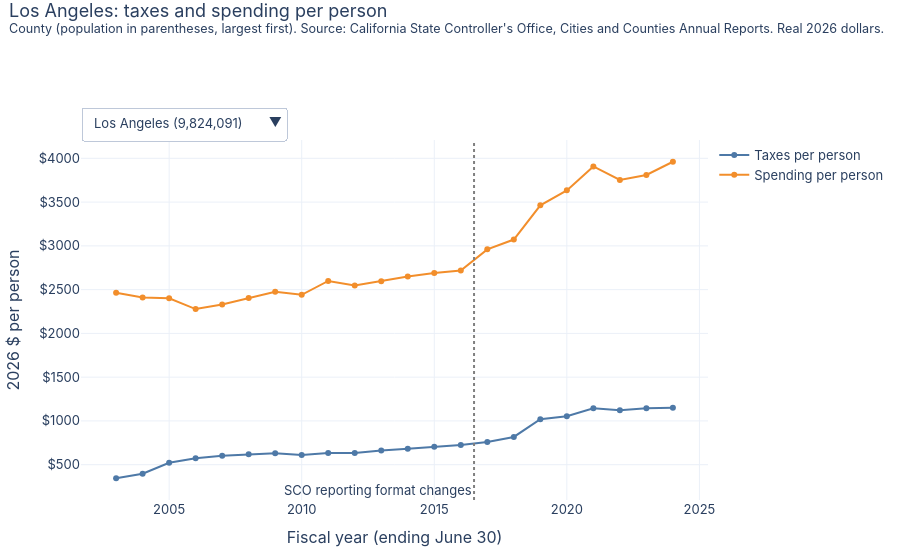

Notebook code cell kept with this figure:
### Code cell
explorer("County", "Los Angeles").show()

### Figure 1 — Plotly figure (JSON) as saved in the notebook; plotly's stock layout.template omitted (floating-point values rounded to 4 significant figures)
{"data": [{"hovertemplate": "$%{y:,.0f}", "line": {"color": "#4e79a7"}, "mode": "lines+markers", "name": "Taxes per person", "type": "scatter", "x": [2003, 2004, 2005, 2006, 2007, 2008, 2009, 2010, 2011, 2012, 2013, 2014, 2015, 2016, 2017, 2018, 2019, 2020, 2021, 2022, 2023, 2024], "y": [345, 396, 522, 573, 602, 618, 631, 610, 633, 634, 663, 682, 705, 725, 760, 817, 1019, 1053, 1144, 1122, 1144, 1150]}, {"hovertemplate": "$%{y:,.0f}", "line": {"color": "#f28e2b"}, "mode": "lines+markers", "name": "Spending per person", "type": "scatter", "x": [2003, 2004, 2005, 2006, 2007, 2008, 2009, 2010, 2011, 2012, 2013, 2014, 2015, 2016, 2017, 2018, 2019, 2020, 2021, 2022, 2023, 2024], "y": [2464, 2410, 2401, 2278, 2330, 2404, 2475, 2441, 2599, 2547, 2596, 2651, 2689, 2718, 2960, 3072, 3463, 3634, 3908, 3753, 3810, 3961]}], "layout": {"annotations": [{"showarrow": false, "text": "SCO reporting format changes", "x": 2016.0, "xanchor": "right", "xref": "x", "y": 0, "yanchor": "bottom", "yref": "y domain"}], "font": {"family": "-apple-system, Segoe UI, sans-serif", "size": 13}, "height": 560, "hovermode": "x unified", "legend": {"orientation": "v", "x": 1.01}, "margin": {"b": 60, "l": 60, "r": 20, "t": 140}, "shapes": [{"line": {"color": "grey", "dash": "dot"}, "type": "line", "x0": 2016.0, "x1": 2016.0, "xref": "x", "y0": 0, "y1": 1, "yref": "y domain"}], "title": {"text": "Los Angeles: taxes and spending per person<br><sup>County (population in parentheses, largest first). Source: California State Controller's Office, Cities and Counties Annual Reports. Real 2026 dollars.</sup>", "x": 0.01, "y": 0.97, "yanchor": "top"}, "updatemenus": [{"active": 0, "buttons": [{"args": [{"y": [[345, 396, 522, 573, 602, 618, 631, 610, 633, 634, 663, 682, 705, 725, 760, 817, 1019, 1053, 1144, 1122, 1144, 1150], [2464, 2410, 2401, 2278, 2330, 2404, 2475, 2441, 2599, 2547, 2596, 2651, 2689, 2718, 2960, 3072, 3463, 3634, 3908, 3753, 3810, 3961]]}, {"title.text": "Los Angeles: taxes and spending per person<br><sup>County (population in parentheses, largest first). Source: California State Controller's Office, Cities and Counties Annual Reports. Real 2026 dollars.</sup>"}], "label": "Los Angeles (9,824,091)", "method": "update"}, {"args": [{"y": [[246, 259, 383, 423, 450, 452, 451, 425, 425, 412, 412, 420, 435, 447, 485, 498, 528, 550, 593, 578, 596, 615], [1630, 1626, 1659, 1605, 1663, 1738, 1734, 1638, 1653, 1647, 1660, 1693, 1645, 1646, 1567, 1717, 1759, 1959, 2231, 2056, 2039, 2216]]}, {"title.text": "San Diego: taxes and spending per person<br><sup>County (population in parentheses, largest first). Source: California State Controller's Office, Cities and Counties Annual Reports. Real 2026 dollars.</sup>"}], "label": "San Diego (3,291,101)", "method": "update"}, {"args": [{"y": [[148, 153, 236, 267, 280, 282, 286, 284, 290, 304, 327, 287, 298, 311, 310, 319, 415, 433, 453, 444, 446, 455], [1568, 1558, 1530, 1727, 1681, 1825, 1618, 1436, 1509, 1516, 1528, 1542, 1508, 1562, 1622, 1696, 1804, 1872, 2088, 1887, 1978, 1975]]}, {"title.text": "Orange: taxes and spending per person<br><sup>County (population in parentheses, largest first). Source: California State Controller's Office, Cities and Counties Annual Reports. Real 2026 dollars.</sup>"}], "label": "Orange (3,150,835)", "method": "update"}, {"args": [{"y": [[230, 218, 343, 433, 465, 453, 425, 349, 311, 295, 385, 389, 407, 414, 424, 427, 444, 498, 548, 549, 575, 605], [2017, 2116, 2171, 2130, 2238, 2310, 2341, 2284, 2074, 1997, 2020, 2097, 2161, 2236, 2273, 2233, 2325, 2958, 2710, 2705, 2804, 3005]]}, {"title.text": "Riverside: taxes and spending per person<br><sup>County (population in parentheses, largest first). Source: California State Controller's Office, Cities and Counties Annual Reports. Real 2026 dollars.</sup>"}], "label": "Riverside (2,442,378)", "method": "update"}, {"args": [{"y": [[164, 173, 284, 334, 373, 387, 372, 343, 323, 317, 359, 342, 353, 372, 365, 383, 495, 526, 569, 573, 587, 609], [2287, 2220, 2181, 2076, 2106, 2088, 2109, 2088, 2175, 2093, 2140, 2248, 2196, 2120, 2287, 2414, 2643, 2838, 2841, 2721, 2807, 3001]]}, {"title.text": "San Bernardino: taxes and spending per person<br><sup>County (population in parentheses, largest first). Source: California State Controller's Office, Cities and Counties Annual Reports. Real 2026 dollars.</sup>"}], "label": "San Bernardino (2,181,433)", "method": "update"}, {"args": [{"y": [[552, 534, 648, 657, 578, 583, 572, 575, 571, 548, 573, 642, 701, 785, 865, 882, 1039, 1025, 1105, 1111, 1139, 1136], [2870, 2748, 2538, 2762, 2831, 2758, 2734, 2765, 2816, 2683, 2738, 2947, 3201, 3418, 3493, 3590, 4017, 4475, 5022, 4840, 5164, 5591]]}, {"title.text": "Santa Clara: taxes and spending per person<br><sup>County (population in parentheses, largest first). Source: California State Controller's Office, Cities and Counties Annual Reports. Real 2026 dollars.</sup>"}], "label": "Santa Clara (1,903,198)", "method": "update"}, {"args": [{"y": [[323, 335, 450, 547, 558, 563, 552, 519, 524, 510, 505, 516, 576, 573, 625, 661, 797, 833, 872, 874, 901, 911], [2208, 1939, 1920, 1951, 1936, 1951, 1992, 2000, 2130, 2087, 2099, 2132, 2138, 2084, 2124, 2135, 2366, 2502, 3365, 2601, 2473, 2477]]}, {"title.text": "Alameda: taxes and spending per person<br><sup>County (population in parentheses, largest first). Source: California State Controller's Office, Cities and Counties Annual Reports. Real 2026 dollars.</sup>"}], "label": "Alameda (1,641,869)", "method": "update"}, {"args": [{"y": [[421, 415, 536, 579, 624, 560, 574, 505, 449, 431, 422, 433, 455, 478, 492, 503, 525, 536, 551, 592, 582, 584], [2873, 2940, 2584, 2712, 2835, 2905, 2902, 2479, 2492, 2371, 2436, 2469, 2521, 2591, 2663, 2702, 2714, 2807, 2821, 2749, 2934, 2963]]}, {"title.text": "Sacramento: taxes and spending per person<br><sup>County (population in parentheses, largest first). Source: California State Controller's Office, Cities and Counties Annual Reports. Real 2026 dollars.</sup>"}], "label": "Sacramento (1,578,938)", "method": "update"}, {"args": [{"y": [[289, 301, 420, 472, 499, 498, 482, 439, 424, 412, 413, 430, 451, 476, 488, 496, 700, 723, 770, 858, 882, 896], [2675, 2703, 2671, 2641, 2765, 2778, 2686, 2544, 2720, 2726, 2846, 2899, 3262, 3269, 3418, 3467, 3891, 3995, 4332, 4214, 4390, 5029]]}, {"title.text": "Contra Costa: taxes and spending per person<br><sup>County (population in parentheses, largest first). Source: California State Controller's Office, Cities and Counties Annual Reports. Real 2026 dollars.</sup>"}], "label": "Contra Costa (1,146,626)", "method": "update"}, {"args": [{"y": [[199, 207, 324, 361, 389, 392, 413, 349, 355, 351, 352, 362, 376, 623, 395, 392, 400, 411, 443, 434, 425, 455], [2175, 2060, 2026, 2096, 2041, 2111, 2061, 1895, 1926, 1788, 1821, 1799, 1867, 1935, 1962, 2043, 2087, 2221, 2421, 2416, 2334, 2419]]}, {"title.text": "Fresno: taxes and spending per person<br><sup>County (population in parentheses, largest first). Source: California State Controller's Office, Cities and Counties Annual Reports. Real 2026 dollars.</sup>"}], "label": "Fresno (1,017,431)", "method": "update"}, {"args": [{"y": [[425, 330, 509, 592, 674, 708, 694, 616, 657, 699, 727, 675, 746, 645, 597, 595, 603, 602, 641, 629, 680, 766], [2850, 2761, 2710, 2709, 2726, 2890, 2846, 2761, 2722, 2630, 2644, 2748, 2655, 2752, 2378, 2332, 2296, 2489, 2520, 2479, 2664, 2824]]}, {"title.text": "Kern: taxes and spending per person<br><sup>County (population in parentheses, largest first). Source: California State Controller's Office, Cities and Counties Annual Reports. Real 2026 dollars.</sup>"}], "label": "Kern (910,300)", "method": "update"}, {"args": [{"y": [[315, 321, 448, 485, 533, 530, 527, 501, 499, 482, 475, 483, 504, 515, 521, 533, 793, 860, 934, 893, 915, 947], [1979, 1984, 1971, 2081, 2182, 2191, 2202, 2190, 2284, 2271, 2281, 2363, 2435, 2484, 2611, 2629, 3041, 3201, 3475, 3249, 3254, 3441]]}, {"title.text": "Ventura: taxes and spending per person<br><sup>County (population in parentheses, largest first). Source: California State Controller's Office, Cities and Counties Annual Reports. Real 2026 dollars.</sup>"}], "label": "Ventura (823,863)", "method": "update"}, {"args": [{"y": [[316, 350, 470, 522, 561, 554, 506, 444, 423, 406, 402, 416, 443, 456, 483, 501, 475, 523, 590, 545, 568, 585], [2445, 2305, 2261, 2299, 2387, 2443, 2406, 2296, 2227, 2161, 2154, 2152, 2207, 2230, 2358, 2619, 2639, 2715, 2805, 2824, 2707, 2902]]}, {"title.text": "San Joaquin: taxes and spending per person<br><sup>County (population in parentheses, largest first). Source: California State Controller's Office, Cities and Counties Annual Reports. Real 2026 dollars.</sup>"}], "label": "San Joaquin (791,408)", "method": "update"}, {"args": [{"y": [[403, 417, 540, 573, 585, 595, 636, 604, 608, 619, 628, 698, 739, 785, 844, 1147, 1430, 1306, 1222, 1148, 1301, 1492], [1971, 2171, 2126, 2142, 2278, 2274, 2313, 2273, 2504, 2297, 2278, 2454, 2452, 2578, 2601, 2756, 3048, 3265, 3764, 3624, 3490, 3638]]}, {"title.text": "San Mateo: taxes and spending per person<br><sup>County (population in parentheses, largest first). Source: California State Controller's Office, Cities and Counties Annual Reports. Real 2026 dollars.</sup>"}], "label": "San Mateo (741,565)", "method": "update"}, {"args": [{"y": [[218, 223, 428, 461, 460, 440, 372, 298, 323, 315, 328, 324, 351, 382, 394, 416, 426, 447, 479, 482, 464, 475], [2267, 2176, 2208, 2177, 2194, 2194, 2145, 2083, 2083, 1857, 1960, 2020, 2072, 2200, 2286, 2342, 2394, 2890, 2736, 2223, 2279, 2412]]}, {"title.text": "Stanislaus: taxes and spending per person<br><sup>County (population in parentheses, largest first). Source: California State Controller's Office, Cities and Counties Annual Reports. Real 2026 dollars.</sup>"}], "label": "Stanislaus (548,744)", "method": "update"}, {"args": [{"y": [[208, 214, 319, 359, 392, 417, 423, 380, 432, 402, 422, 416, 425, 474, 455, 479, 476, 459, 531, 520, 506, 516], [2265, 2229, 2188, 2169, 2259, 2264, 2302, 2176, 2167, 2103, 2066, 2081, 2024, 2118, 2129, 2235, 2255, 2311, 2474, 2613, 2618, 2668]]}, {"title.text": "Tulare: taxes and spending per person<br><sup>County (population in parentheses, largest first). Source: California State Controller's Office, Cities and Counties Annual Reports. Real 2026 dollars.</sup>"}], "label": "Tulare (478,918)", "method": "update"}, {"args": [{"y": [[459, 475, 598, 656, 687, 688, 677, 639, 633, 669, 620, 651, 696, 716, 794, 840, 908, 875, 975, 1070, 1054, 1070], [2175, 2264, 2374, 2663, 2467, 2606, 2424, 2434, 2407, 2183, 2206, 2349, 2266, 2386, 2478, 2572, 2566, 2698, 3033, 2936, 2801, 3159]]}, {"title.text": "Sonoma: taxes and spending per person<br><sup>County (population in parentheses, largest first). Source: California State Controller's Office, Cities and Counties Annual Reports. Real 2026 dollars.</sup>"}], "label": "Sonoma (478,152)", "method": "update"}, {"args": [{"y": [[253, 284, 427, 486, 495, 499, 478, 427, 414, 431, 445, 464, 492, 511, 529, 558, 568, 583, 625, 632, 628, 626], [2008, 2280, 2089, 2183, 2031, 2068, 2247, 2131, 1973, 1889, 1893, 1945, 1876, 1966, 2043, 2328, 2073, 2115, 2158, 2173, 2251, 2393]]}, {"title.text": "Solano: taxes and spending per person<br><sup>County (population in parentheses, largest first). Source: California State Controller's Office, Cities and Counties Annual Reports. Real 2026 dollars.</sup>"}], "label": "Solano (446,426)", "method": "update"}, {"args": [{"y": [[438, 470, 590, 652, 688, 686, 671, 651, 660, 663, 639, 647, 653, 680, 671, 707, 924, 984, 1042, 1025, 1035, 1042], [2413, 2456, 2455, 2443, 2520, 2606, 2480, 2469, 2549, 2461, 2370, 2244, 2414, 2362, 2433, 2421, 2765, 2821, 3043, 3041, 3138, 3263]]}, {"title.text": "Santa Barbara: taxes and spending per person<br><sup>County (population in parentheses, largest first). Source: California State Controller's Office, Cities and Counties Annual Reports. Real 2026 dollars.</sup>"}], "label": "Santa Barbara (443,623)", "method": "update"}, {"args": [{"y": [[362, 366, 496, 541, 568, 565, 559, 514, 518, 512, 520, 532, 551, 586, 588, 671, 729, 719, 773, 765, 758, 754], [2739, 2439, 2445, 2502, 2638, 2649, 2878, 2701, 2680, 2606, 2575, 2600, 2821, 2943, 3094, 3322, 3442, 3513, 3709, 3683, 3916, 3916]]}, {"title.text": "Monterey: taxes and spending per person<br><sup>County (population in parentheses, largest first). Source: California State Controller's Office, Cities and Counties Annual Reports. Real 2026 dollars.</sup>"}], "label": "Monterey (437,614)", "method": "update"}, {"args": [{"y": [[600, 642, 785, 829, 863, 824, 763, 701, 654, 626, 639, 657, 694, 757, 775, 793, 817, 809, 837, 849, 850, 855], [2060, 1921, 2048, 2139, 2167, 2241, 2437, 2231, 2263, 2008, 1988, 2082, 2167, 2112, 2081, 2089, 2056, 2336, 2285, 2171, 2280, 2350]]}, {"title.text": "Placer: taxes and spending per person<br><sup>County (population in parentheses, largest first). Source: California State Controller's Office, Cities and Counties Annual Reports. Real 2026 dollars.</sup>"}], "label": "Placer (412,844)", "method": "update"}, {"args": [{"y": [[265, 287, 397, 501, 545, 524, 481, 380, 393, 381, 393, 413, 459, 475, 492, 526, 542, 561, 588, 573, 608, 595], [2515, 2190, 2088, 2178, 2282, 2247, 2319, 2245, 2213, 2065, 2016, 2070, 2143, 2151, 2204, 2320, 2341, 2469, 2611, 2320, 2554, 2724]]}, {"title.text": "Merced: taxes and spending per person<br><sup>County (population in parentheses, largest first). Source: California State Controller's Office, Cities and Counties Annual Reports. Real 2026 dollars.</sup>"}], "label": "Merced (287,303)", "method": "update"}, {"args": [{"y": [[526, 600, 726, 800, 852, 866, 838, 800, 790, 777, 832, 866, 879, 898, 911, 924, 988, 1014, 1068, 1069, 1042, 1049], [2314, 2407, 2296, 2337, 2353, 2307, 2262, 2357, 2199, 2121, 2082, 2175, 2277, 2534, 2469, 2876, 2737, 2987, 2926, 3019, 3323, 3239]]}, {"title.text": "San Luis Obispo: taxes and spending per person<br><sup>County (population in parentheses, largest first). Source: California State Controller's Office, Cities and Counties Annual Reports. Real 2026 dollars.</sup>"}], "label": "San Luis Obispo (278,469)", "method": "update"}, {"args": [{"y": [[336, 359, 469, 507, 532, 538, 524, 493, 503, 489, 484, 492, 534, 562, 594, 627, 721, 751, 842, 826, 810, 823], [2142, 2162, 2161, 2229, 2301, 2337, 2227, 2057, 2309, 2120, 2236, 2168, 2233, 2291, 2424, 2546, 2655, 3020, 3444, 3766, 3570, 3715]]}, {"title.text": "Santa Cruz: taxes and spending per person<br><sup>County (population in parentheses, largest first). Source: California State Controller's Office, Cities and Counties Annual Reports. Real 2026 dollars.</sup>"}], "label": "Santa Cruz (262,572)", "method": "update"}, {"args": [{"y": [[684, 720, 938, 980, 982, 1104, 1034, 1043, 1013, 1041, 1038, 1061, 1121, 988, 1040, 1060, 1199, 1223, 1275, 1260, 1279, 1290], [2269, 2293, 2249, 2415, 2485, 2696, 2588, 2414, 2516, 2461, 2281, 2692, 2579, 2957, 2512, 2782, 3345, 3513, 3815, 3535, 3597, 3881]]}, {"title.text": "Marin: taxes and spending per person<br><sup>County (population in parentheses, largest first). Source: California State Controller's Office, Cities and Counties Annual Reports. Real 2026 dollars.</sup>"}], "label": "Marin (252,844)", "method": "update"}, {"args": [{"y": [[194, 178, 305, 344, 370, 352, 354, 331, 325, 325, 361, 372, 391, 397, 405, 410, 444, 468, 489, 470, 394, 401], [1963, 1828, 1771, 1945, 2108, 2084, 2030, 1948, 1795, 1666, 1874, 1747, 1788, 1939, 1932, 1964, 2314, 2446, 2483, 2427, 2539, 2699]]}, {"title.text": "Yolo: taxes and spending per person<br><sup>County (population in parentheses, largest first). Source: California State Controller's Office, Cities and Counties Annual Reports. Real 2026 dollars.</sup>"}], "label": "Yolo (221,666)", "method": "update"}, {"args": [{"y": [[185, 188, 322, 355, 377, 370, 361, 354, 342, 336, 338, 342, 357, 406, 406, 412, 423, 452, 468, 468, 467, 475], [2408, 2374, 2374, 2375, 2462, 2368, 2433, 2355, 2307, 2289, 2223, 2066, 2135, 2201, 2337, 2382, 2514, 2715, 3029, 2924, 2771, 3034]]}, {"title.text": "Butte: taxes and spending per person<br><sup>County (population in parentheses, largest first). Source: California State Controller's Office, Cities and Counties Annual Reports. Real 2026 dollars.</sup>"}], "label": "Butte (205,928)", "method": "update"}, {"args": [{"y": [[543, 616, 968, 981, 833, 824, 816, 757, 711, 690, 686, 701, 723, 768, 790, 805, 898, 920, 984, 983, 989, 1001], [2099, 2110, 2159, 2342, 2464, 2589, 2419, 2231, 2171, 2079, 2102, 2116, 2283, 2341, 2269, 2351, 2762, 2723, 2645, 2498, 2951, 3005]]}, {"title.text": "El Dorado: taxes and spending per person<br><sup>County (population in parentheses, largest first). Source: California State Controller's Office, Cities and Counties Annual Reports. Real 2026 dollars.</sup>"}], "label": "El Dorado (188,583)", "method": "update"}, {"args": [{"y": [[170, 167, 265, 316, 376, 364, 356, 305, 297, 313, 329, 419, 393, 359, 347, 351, 373, 454, 513, 530, 513, 551], [2301, 2210, 2174, 2170, 2162, 2173, 2167, 2162, 2309, 2276, 2226, 2236, 2466, 2319, 2794, 2691, 2637, 2709, 2932, 2850, 3204, 3009]]}, {"title.text": "Imperial: taxes and spending per person<br><sup>County (population in parentheses, largest first). Source: California State Controller's Office, Cities and Counties Annual Reports. Real 2026 dollars.</sup>"}], "label": "Imperial (182,881)", "method": "update"}, {"args": [{"y": [[229, 227, 333, 382, 406, 416, 388, 381, 380, 368, 383, 367, 374, 390, 400, 448, 438, 449, 458, 458, 454, 460], [2287, 2321, 2236, 2208, 2263, 2226, 2170, 2092, 2031, 2013, 2153, 2079, 2090, 2133, 2207, 2359, 2442, 2545, 2690, 2678, 2722, 2797]]}, {"title.text": "Shasta: taxes and spending per person<br><sup>County (population in parentheses, largest first). Source: California State Controller's Office, Cities and Counties Annual Reports. Real 2026 dollars.</sup>"}], "label": "Shasta (179,195)", "method": "update"}, {"args": [{"y": [[247, 254, 373, 444, 479, 474, 465, 430, 412, 410, 418, 418, 470, 506, 445, 501, 520, 489, 559, 557, 564, 557], [1766, 1701, 1664, 1893, 2024, 1852, 1826, 1776, 1738, 1745, 1771, 1727, 1789, 1886, 2022, 2079, 2343, 3101, 2693, 2702, 2887, 2809]]}, {"title.text": "Madera: taxes and spending per person<br><sup>County (population in parentheses, largest first). Source: California State Controller's Office, Cities and Counties Annual Reports. Real 2026 dollars.</sup>"}], "label": "Madera (159,328)", "method": "update"}, {"args": [{"y": [[230, 229, 361, 388, 409, 418, 409, 406, 420, 427, 432, 414, 436, 487, 453, 263, 267, 277, 301, 303, 404, 331], [1795, 1707, 1871, 1918, 1794, 1781, 1836, 1788, 1805, 1710, 1763, 1847, 2077, 2228, 2228, 2233, 2171, 2307, 2488, 2558, 2626, 2592]]}, {"title.text": "Kings: taxes and spending per person<br><sup>County (population in parentheses, largest first). Source: California State Controller's Office, Cities and Counties Annual Reports. Real 2026 dollars.</sup>"}], "label": "Kings (152,627)", "method": "update"}, {"args": [{"y": [[651, 665, 789, 882, 931, 972, 952, 913, 985, 988, 1027, 1052, 1106, 1174, 1205, 1247, 1313, 1355, 1372, 1422, 1414, 1438], [2237, 2361, 2382, 2287, 2410, 2564, 2556, 2484, 2632, 2598, 2755, 3082, 2911, 3156, 3048, 3354, 3195, 3479, 3395, 3562, 3670, 4411]]}, {"title.text": "Napa: taxes and spending per person<br><sup>County (population in parentheses, largest first). Source: California State Controller's Office, Cities and Counties Annual Reports. Real 2026 dollars.</sup>"}], "label": "Napa (135,029)", "method": "update"}, {"args": [{"y": [[279, 292, 422, 459, 503, 497, 521, 513, 509, 513, 504, 524, 535, 650, 652, 761, 680, 0, 0, 736, 680, 755], [2586, 2555, 2386, 2529, 2607, 2636, 2790, 2648, 2549, 2565, 2504, 2673, 2689, 2852, 2822, 3179, 3409, 0, 0, 3484, 3618, 3982]]}, {"title.text": "Humboldt: taxes and spending per person<br><sup>County (population in parentheses, largest first). Source: California State Controller's Office, Cities and Counties Annual Reports. Real 2026 dollars.</sup>"}], "label": "Humboldt (133,100)", "method": "update"}, {"args": [{"y": [[404, 419, 543, 570, 619, 621, 595, 582, 533, 519, 522, 520, 539, 566, 585, 658, 671, 691, 708, 717, 707, 712], [1985, 2104, 1871, 2023, 2011, 2162, 2263, 2203, 2167, 2121, 1961, 1900, 1908, 2060, 2222, 2195, 2388, 2728, 2574, 2624, 2683, 2828]]}, {"title.text": "Nevada: taxes and spending per person<br><sup>County (population in parentheses, largest first). Source: California State Controller's Office, Cities and Counties Annual Reports. Real 2026 dollars.</sup>"}], "label": "Nevada (100,177)", "method": "update"}, {"args": [{"y": [[302, 333, 445, 443, 505, 487, 435, 405, 424, 385, 396, 392, 421, 428, 427, 457, 470, 507, 513, 514, 499, 521], [2032, 2076, 2047, 2029, 2032, 2179, 2275, 2066, 2152, 2000, 2097, 1951, 2070, 2008, 2681, 3019, 2985, 2610, 2826, 2443, 2632, 2836]]}, {"title.text": "Sutter: taxes and spending per person<br><sup>County (population in parentheses, largest first). Source: California State Controller's Office, Cities and Counties Annual Reports. Real 2026 dollars.</sup>"}], "label": "Sutter (100,110)", "method": "update"}, {"args": [{"y": [[623, 616, 746, 784, 841, 877, 883, 858, 881, 867, 886, 865, 903, 942, 1041, 1119, 1271, 1264, 1393, 0, 1190, 1139], [3034, 3224, 2919, 2966, 3104, 3169, 3247, 3265, 3014, 2785, 2750, 2776, 2995, 3133, 3127, 3402, 3475, 3650, 4026, 0, 3735, 4285]]}, {"title.text": "Mendocino: taxes and spending per person<br><sup>County (population in parentheses, largest first). Source: California State Controller's Office, Cities and Counties Annual Reports. Real 2026 dollars.</sup>"}], "label": "Mendocino (89,476)", "method": "update"}, {"args": [{"y": [[306, 287, 425, 494, 619, 582, 504, 444, 431, 424, 402, 413, 429, 453, 303, 482, 518, 629, 667, 714, 694, 710], [2767, 2898, 2585, 2732, 2816, 3127, 2682, 2567, 2637, 2489, 2328, 2331, 2840, 2761, 3120, 2870, 2914, 3124, 3088, 3172, 3443, 3553]]}, {"title.text": "Yuba: taxes and spending per person<br><sup>County (population in parentheses, largest first). Source: California State Controller's Office, Cities and Counties Annual Reports. Real 2026 dollars.</sup>"}], "label": "Yuba (83,721)", "method": "update"}, {"args": [{"y": [[442, 466, 588, 688, 722, 747, 713, 713, 689, 622, 591, 588, 606, 630, 635, 609, 631, 668, 809, 816, 721, 677], [2686, 2535, 2537, 2542, 2781, 2841, 2900, 2805, 2633, 2584, 2458, 2658, 2500, 2949, 2679, 2629, 3254, 3155, 3203, 3147, 3499, 3736]]}, {"title.text": "Lake: taxes and spending per person<br><sup>County (population in parentheses, largest first). Source: California State Controller's Office, Cities and Counties Annual Reports. Real 2026 dollars.</sup>"}], "label": "Lake (67,001)", "method": "update"}, {"args": [{"y": [[310, 278, 343, 497, 429, 448, 429, 376, 531, 362, 370, 370, 380, 414, 441, 490, 444, 459, 479, 467, 491, 493], [1717, 1642, 1701, 1671, 1839, 2083, 1945, 2031, 2071, 1863, 1666, 1655, 1621, 1768, 1761, 2046, 2196, 2274, 2544, 2206, 2435, 2927]]}, {"title.text": "San Benito: taxes and spending per person<br><sup>County (population in parentheses, largest first). Source: California State Controller's Office, Cities and Counties Annual Reports. Real 2026 dollars.</sup>"}], "label": "San Benito (65,853)", "method": "update"}, {"args": [{"y": [[304, 317, 445, 515, 571, 548, 535, 470, 449, 452, 447, 465, 454, 478, 495, 502, 509, 547, 563, 568, 570, 575], [2739, 2543, 2423, 2351, 2498, 2571, 2434, 2360, 2331, 2171, 2370, 2453, 2472, 2466, 2660, 2446, 2500, 2640, 2720, 2773, 2902, 3380]]}, {"title.text": "Tehama: taxes and spending per person<br><sup>County (population in parentheses, largest first). Source: California State Controller's Office, Cities and Counties Annual Reports. Real 2026 dollars.</sup>"}], "label": "Tehama (64,308)", "method": "update"}, {"args": [{"y": [[591, 642, 742, 800, 853, 873, 859, 815, 799, 792, 767, 780, 799, 845, 785, 906, 942, 935, 1006, 1025, 1025, 1045], [3341, 3339, 3363, 3609, 3736, 3294, 3194, 2901, 2687, 2768, 2611, 2584, 2961, 3157, 3239, 3330, 3914, 3626, 3455, 3778, 4013, 4048]]}, {"title.text": "Tuolumne: taxes and spending per person<br><sup>County (population in parentheses, largest first). Source: California State Controller's Office, Cities and Counties Annual Reports. Real 2026 dollars.</sup>"}], "label": "Tuolumne (54,407)", "method": "update"}, {"args": [{"y": [[467, 476, 623, 672, 765, 764, 790, 716, 620, 610, 581, 591, 608, 638, 895, 869, 748, 789, 957, 942, 915, 935], [2086, 2179, 2287, 2620, 2528, 2669, 2600, 2332, 2367, 2686, 3087, 2612, 2251, 2404, 3055, 2910, 3924, 3382, 3442, 3616, 3688, 3861]]}, {"title.text": "Calaveras: taxes and spending per person<br><sup>County (population in parentheses, largest first). Source: California State Controller's Office, Cities and Counties Annual Reports. Real 2026 dollars.</sup>"}], "label": "Calaveras (44,842)", "method": "update"}, {"args": [{"y": [[356, 354, 497, 520, 557, 557, 579, 557, 567, 545, 546, 538, 552, 587, 579, 600, 601, 605, 656, 635, 673, 655], [3220, 3320, 3220, 3100, 3049, 3269, 3529, 3317, 3027, 2825, 2649, 2809, 2587, 2643, 2783, 2883, 3055, 3046, 3083, 2912, 3267, 3749]]}, {"title.text": "Siskiyou: taxes and spending per person<br><sup>County (population in parentheses, largest first). Source: California State Controller's Office, Cities and Counties Annual Reports. Real 2026 dollars.</sup>"}], "label": "Siskiyou (43,409)", "method": "update"}, {"args": [{"y": [[578, 622, 760, 821, 887, 955, 935, 806, 795, 772, 752, 775, 833, 816, 847, 849, 878, 903, 881, 863, 882, 882], [1878, 2195, 2337, 2849, 2901, 2670, 2464, 2427, 2276, 2300, 2310, 2407, 2498, 2462, 2550, 2508, 2679, 3051, 2953, 3180, 2950, 3214]]}, {"title.text": "Amador: taxes and spending per person<br><sup>County (population in parentheses, largest first). Source: California State Controller's Office, Cities and Counties Annual Reports. Real 2026 dollars.</sup>"}], "label": "Amador (39,611)", "method": "update"}, {"args": [{"y": [[297, 318, 440, 470, 514, 536, 522, 506, 510, 500, 496, 516, 507, 540, 541, 560, 580, 623, 678, 688, 672, 647], [3962, 3517, 3424, 3629, 3557, 3731, 3658, 3530, 3461, 3377, 3400, 3164, 2923, 3017, 3278, 3504, 4001, 4203, 4242, 4741, 4965, 5111]]}, {"title.text": "Glenn: taxes and spending per person<br><sup>County (population in parentheses, largest first). Source: California State Controller's Office, Cities and Counties Annual Reports. Real 2026 dollars.</sup>"}], "label": "Glenn (28,736)", "method": "update"}, {"args": [{"y": [[216, 222, 335, 378, 384, 396, 400, 382, 387, 378, 382, 429, 395, 418, 584, 444, 438, 475, 446, 427, 456, 437], [2317, 2521, 2423, 2357, 2504, 2596, 2682, 2409, 2428, 2513, 2305, 2398, 2375, 2903, 2760, 2725, 2787, 3278, 2918, 3112, 3047, 3083]]}, {"title.text": "Lassen: taxes and spending per person<br><sup>County (population in parentheses, largest first). Source: California State Controller's Office, Cities and Counties Annual Reports. Real 2026 dollars.</sup>"}], "label": "Lassen (28,197)", "method": "update"}, {"args": [{"y": [[244, 235, 365, 395, 406, 443, 411, 417, 420, 401, 416, 413, 419, 437, 442, 446, 451, 455, 521, 807, 632, 638], [2844, 2740, 2850, 2993, 3015, 2960, 3100, 2823, 2785, 3221, 3309, 3117, 3449, 3613, 3168, 3205, 3271, 3369, 3407, 3192, 3419, 3624]]}, {"title.text": "Del Norte: taxes and spending per person<br><sup>County (population in parentheses, largest first). Source: California State Controller's Office, Cities and Counties Annual Reports. Real 2026 dollars.</sup>"}], "label": "Del Norte (26,345)", "method": "update"}, {"args": [{"y": [[506, 540, 636, 699, 759, 769, 813, 892, 803, 1116, 1174, 1150, 1136, 1140, 1106, 1113, 1125, 1167, 1191, 1087, 1020, 1230], [3148, 2891, 2720, 2845, 3018, 3431, 3177, 3175, 3209, 3125, 3519, 3615, 3321, 3556, 3514, 3612, 3598, 3581, 4040, 3775, 4181, 4390]]}, {"title.text": "Colusa: taxes and spending per person<br><sup>County (population in parentheses, largest first). Source: California State Controller's Office, Cities and Counties Annual Reports. Real 2026 dollars.</sup>"}], "label": "Colusa (21,743)", "method": "update"}, {"args": [{"y": [[1037, 993, 1114, 1206, 1298, 1360, 1593, 1599, 1452, 1410, 1361, 1360, 1397, 1451, 1460, 1445, 1356, 1498, 1289, 1542, 1554, 1606], [4830, 4954, 4444, 4582, 4931, 5288, 5238, 5152, 5163, 4927, 5185, 5056, 4695, 4994, 5146, 5161, 5184, 5646, 5750, 6092, 5898, 6182]]}, {"title.text": "Inyo: taxes and spending per person<br><sup>County (population in parentheses, largest first). Source: California State Controller's Office, Cities and Counties Annual Reports. Real 2026 dollars.</sup>"}], "label": "Inyo (18,856)", "method": "update"}, {"args": [{"y": [[757, 799, 969, 1021, 1090, 1122, 1130, 1055, 986, 956, 958, 955, 938, 1062, 993, 1044, 1042, 1171, 1151, 1120, 1172, 1206], [3994, 3917, 4412, 4307, 4373, 4289, 3964, 3853, 3762, 3698, 3335, 3515, 3687, 4038, 3942, 3993, 4143, 4517, 4227, 4326, 4635, 5113]]}, {"title.text": "Plumas: taxes and spending per person<br><sup>County (population in parentheses, largest first). Source: California State Controller's Office, Cities and Counties Annual Reports. Real 2026 dollars.</sup>"}], "label": "Plumas (18,841)", "method": "update"}, {"args": [{"y": [[1272, 1440, 1452, 1499, 1583, 1635, 1553, 1619, 1588, 1689, 1641, 1594, 1803, 1842, 1839, 1851, 1858, 1811, 2125, 2362, 2107, 2371], [4038, 3872, 4021, 3911, 4027, 4231, 4537, 4790, 4595, 4550, 4435, 4458, 4593, 4656, 4876, 5374, 5803, 5960, 6258, 6107, 7665, 6926]]}, {"title.text": "Mariposa: taxes and spending per person<br><sup>County (population in parentheses, largest first). Source: California State Controller's Office, Cities and Counties Annual Reports. Real 2026 dollars.</sup>"}], "label": "Mariposa (16,966)", "method": "update"}, {"args": [{"y": [[502, 601, 631, 754, 746, 739, 688, 672, 731, 803, 764, 715, 834, 921, 961, 952, 986, 975, 893, 959, 889, 894], [6571, 6433, 5746, 5167, 4946, 5779, 4898, 4157, 4325, 4238, 4473, 4725, 4995, 5439, 4854, 5352, 5227, 6229, 5380, 4973, 5100, 5073]]}, {"title.text": "Trinity: taxes and spending per person<br><sup>County (population in parentheses, largest first). Source: California State Controller's Office, Cities and Counties Annual Reports. Real 2026 dollars.</sup>"}], "label": "Trinity (15,915)", "method": "update"}, {"args": [{"y": [[1586, 1706, 1856, 2192, 2379, 2627, 2535, 2427, 2154, 2076, 2047, 2016, 2012, 2258, 2393, 2337, 2419, 2610, 2649, 2641, 2810, 3173], [4232, 4124, 5012, 4976, 5025, 5587, 6511, 6541, 6222, 5625, 5310, 5031, 4710, 5121, 4896, 5377, 5952, 7612, 5967, 5755, 6230, 7341]]}, {"title.text": "Mono: taxes and spending per person<br><sup>County (population in parentheses, largest first). Source: California State Controller's Office, Cities and Counties Annual Reports. Real 2026 dollars.</sup>"}], "label": "Mono (12,861)", "method": "update"}, {"args": [{"y": [[484, 473, 599, 641, 666, 678, 654, 629, 606, 611, 644, 675, 709, 672, 689, 692, 692, 703, 801, 773, 778, 779], [6182, 5632, 6072, 5913, 6227, 6409, 6890, 6648, 5783, 4490, 4108, 3803, 4081, 4059, 4486, 4087, 4528, 4811, 4935, 4760, 4857, 5312]]}, {"title.text": "Modoc: taxes and spending per person<br><sup>County (population in parentheses, largest first). Source: California State Controller's Office, Cities and Counties Annual Reports. Real 2026 dollars.</sup>"}], "label": "Modoc (8,484)", "method": "update"}, {"args": [{"y": [[1260, 1443, 1547, 1683, 1800, 1961, 1802, 1834, 1747, 1720, 1710, 1707, 1692, 1663, 1677, 1706, 1785, 1765, 1814, 1790, 1788, 1875], [7874, 6657, 6653, 7481, 8567, 9434, 7953, 9408, 8904, 8542, 8016, 8017, 7197, 8308, 8098, 8888, 7863, 9739, 9757, 16791, 10137, 13474]]}, {"title.text": "Sierra: taxes and spending per person<br><sup>County (population in parentheses, largest first). Source: California State Controller's Office, Cities and Counties Annual Reports. Real 2026 dollars.</sup>"}], "label": "Sierra (3,171)", "method": "update"}, {"args": [{"y": [[5472, 5602, 5889, 6490, 6939, 7075, 7080, 7755, 7520, 7228, 7401, 7416, 7276, 7264, 7348, 7228, 7316, 7210, 6892, 6891, 7375, 7401], [15616, 16275, 16214, 17240, 20149, 20585, 20244, 18533, 18891, 24360, 20657, 24027, 17882, 17458, 19714, 20640, 24410, 27884, 21153, 21127, 25315, 24532]]}, {"title.text": "Alpine: taxes and spending per person<br><sup>County (population in parentheses, largest first). Source: California State Controller's Office, Cities and Counties Annual Reports. Real 2026 dollars.</sup>"}], "label": "Alpine (1,179)", "method": "update"}], "showactive": true, "type": "dropdown", "x": 0, "xanchor": "left", "y": 1.0, "yanchor": "bottom"}], "xaxis": {"title": {"text": "Fiscal year (ending June 30)"}}, "yaxis": {"tickprefix": "$", "title": {"text": "2026 $ per person"}}}}
